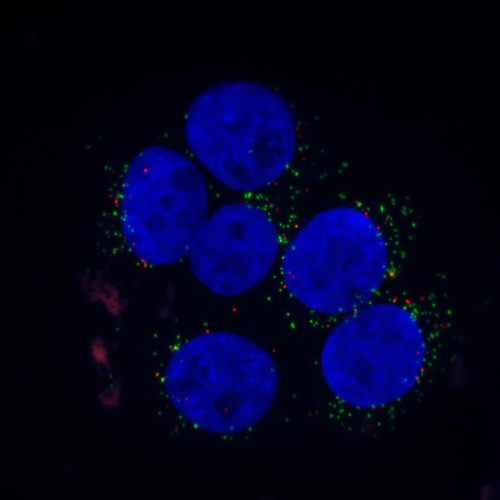
%> input picture lab_5/C9minpeps2.bmp, 1000 x 1000 px (shown at 1/2 size)
$ octave DemoG.m   (GNU Octave 9; MATLAB toolbox functions it lacks are replaced by stand-ins)
%> lines starting %> are read from the running program, lines starting %| are printed output that depends on the picture; in (x1, y1, x2, y2) boxes, pixels count from 0 and x2, y2 are one past the last pixel; in counts of white or black regions, pixels touching at a corner belong together; the program's own positions count from 1
### lab_5/mid_way.m
function outT = mid_way(histo, startT)
% Calculates a threshold value from a histogram using the mid-way method.
%
% histo: A 1D array histogram.
% The histogram bins must correspond to gray value 0, 1, 2,...
% startT: start threshold
% outT: the calculated threshold (integer)
%
% Programmed by Maria Magnusson 2018-08

num = length(histo);
t0 = floor(startT);
t1 = t0;
t0 = t1+2; % cannot be the same when entering the loop

% Calculate the threshold
%------------------------
while abs(t0-t1) > 0.5

  t0 = t1;

  % Calculate mean for the lower part of the histogram
  %---------------------------------------------------
  lowersum1 = sum(histo(1:t0+1).*[0:t0]);
  lowersum2 = sum(histo(1:t0+1));
  if lowersum2 ~= 0
    mean0 = lowersum1/lowersum2;
  else
    error('Cannot calculate new threshold');
  end;

  % Calculate mean for the upper part of the histogram
  %---------------------------------------------------
  uppersum1 = sum(histo(t0+2:num).*[t0+1:num-1]);
  uppersum2 = sum(histo(t0+2:num));
  if uppersum2 ~= 0
    mean1 = uppersum1/uppersum2;
  else
    error('Cannot calculate new threshold');
  end;

  % Calculate new threshold
  %------------------------
  t1 = floor((mean0+mean1)/2);

end;

outT = t1;

### lab_5/min_error.m
function outT = min_error(histo, startT)

num = length(histo);
p = histo / sum(histo);
t0 = floor(startT);
t1 = t0;
t0 = t1+2; % cannot be the same when entering the loop

% Calculate the threshold
%------------------------
while abs(t0-t1) > 0.5
    t0 = t1;

    % Lower probability
    P0_1= sum(p(1:t0+1));
    P0_2 = sum(p(1:end));
    if P0_2 ~= 0
        P0 = P0_1/P0_2;
    else
        error('Cannot calculate threshold')
    end

    % Upper probability
    P1_1 = sum(p(t0+2:end));
    P1_2 = sum(p(1:end));
    if P1_2 ~= 0
        P1 = P1_1/P1_2;
    else
        error('Cannot calculate threshold')
    end

    % Lower mean
    mu0_1 = sum(p(1:t0+1).*((0:t0)));
    mu0_2 = sum(p(1:t0+1));
    if mu0_2 ~= 0
        mu0 = mu0_1/mu0_2;
    else
        error('Cannot calculate threshold')
    end

    % Upper mean
    mu1_1 = sum(p(t0+2:end).*((t0+1:num-1)));
    mu1_2 = sum(p(t0+2:end));
    if mu1_2 ~= 0
        mu1 = mu1_1/mu1_2;
    else
        error('Cannot calculate threshold')
    end

    % Lower v
    v0_1 = sum(p(1:t0+1).*((0:t0) - mu0).^2);
    v0_2 = sum(p(1:t0+1));
    if v0_2 ~= 0
        v0 = v0_1/v0_2;
    else
        error('Cannot calculate threshold')
    end

    % Upper v
    v1_1 = sum(p(t0+2:end).*((t0+1:num-1) - mu1).^2);
    v1_2 = sum(p(t0+2:end));
    if v1_2 ~= 0
        v1 = v1_1/v1_2;
    else
        error('Cannot calculate threshold')
    end

    c_0 = -2 * log(P0/P1) + log(v0/v1) + (mu0^2)/v0 - (mu1^2)/v1; % T^0
    c_1 = 2*( -(mu0/v0) + (mu1/v1)); % T^1
    c_2 = (v1 - v0)/(v0 * v1); % T^2

    r = roots([c_2 c_1 c_0]);

    if r(1) > mu0 && r(1) < mu1
        t1 = round(r(1));
    else
        t1 = round(r(2));
    end
end

outT = t1-1;

### lab_5/DemoG.m
% ################################
% Cell segmentation, preliminary
% ################################

% Read a color image
% ==================
im1 = double(imread('C9minpeps2.bmp'));
figure(1), imshow(im1/255);
title('Original color image');

% Look at the three colour components RGB
% =======================================
im1r=im1(:,:,1); im1g=im1(:,:,2); im1b=im1(:,:,3);
im1bSmall = im1(200:800,200:800,3);
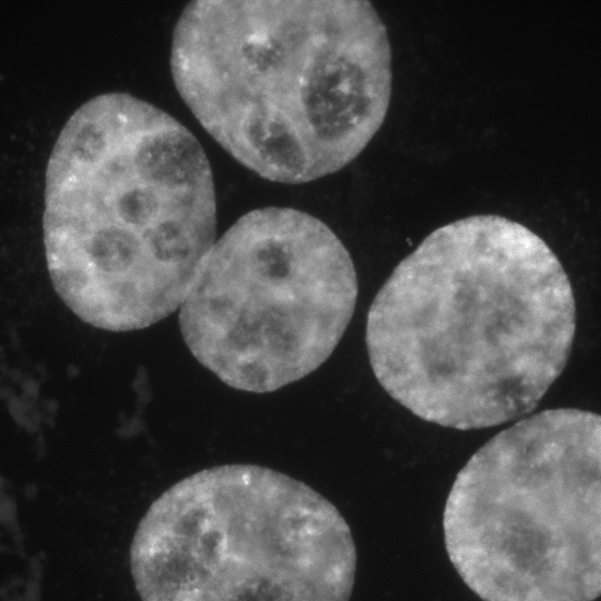
%> im1bSmall: size 601x601 double; min 4, max 255, mean 73.1
% [9 lines of commented-out code are left out]
histo = hist(im1bSmall(:),[0:255]);
%> histo = 256 values, max 15550 at index 16, min 0 at index 1, mean 1410.9
% figure(5), stem(histo);

%% ######################################################################

% Perform thresholding
% ====================
T = mean(mean(im1b));
%> T = 34.26

Tmid = mid_way(histo, T);
%> in mid_way, `t0 = floor(startT);`: t0 = 34
%> in mid_way, `t0 = t1+2;`: t0 = 36
%> the loop in mid_way, `while abs(t0-t1) > 0.5` made 4 passes
%> (t0, lowersum1, lowersum2, mean0, uppersum1, uppersum2, mean1, t1) on passes 1 to 4: (34, 2923011, 177206, 16.49, 23479240, 183995, 127.6, 72), (72, 3542774, 189408, 18.7, 22859477, 171793, 133.1, 75), (75, 3629003, 190573, 19.04, 22773248, 170628, 133.5, 76), (76, 3661987, 191007, 19.17, 22740264, 170194, 133.6, 76)
%> in mid_way, `outT = t1;`: outT = 76
%> Tmid = 76
Tmin = min_error(histo, Tmid);
%> in min_error, `p = histo / sum(histo);`: p = 256 values, max 0.0431 at index 16, min 0 at index 1, mean 0.00391
%> in min_error, `t0 = t1+2;`: t0 = 78
%> the loop in min_error, `while abs(t0-t1) > 0.5` made 6 passes
%> (t0, P0_1, P0, P1_1, P1, mu0_1, mu0_2, mu0) on passes 1 to 6: (76, 0.529, 0.529, 0.471, 0.471, 10.14, 0.529, 19.17), (57, 0.513, 0.513, 0.487, 0.487, 9.05, 0.513, 17.64), (45, 0.505, 0.505, 0.495, 0.495, 8.67, 0.505, 17.16), (41, 0.502, 0.502, 0.498, 0.498, 8.51, 0.502, 16.96), (39, 0.499, 0.499, 0.501, 0.501, 8.41, 0.499, 16.85), (38, 0.498, 0.498, 0.502, 0.502, 8.36, 0.498, 16.78)
%> in min_error, `outT = t1-1;`: outT = 37
%> Tmin = 37

im1bT = im1b > Tmin;
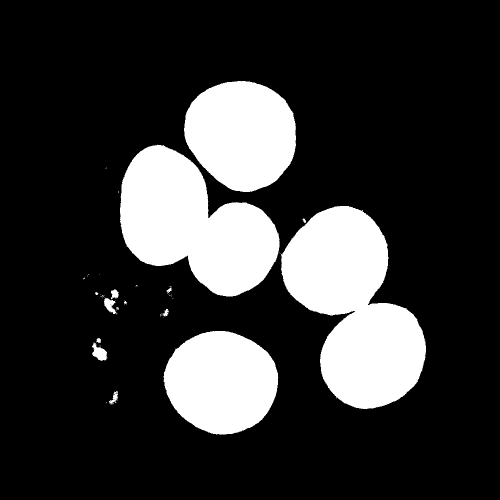
%> im1bT: size 1000x1000 logical (shown at 1/2 size); 20.5% white; 48 white regions (34 under 20 px), largest, box (x1, y1, x2, y2) and area: (561, 412, 852, 818) 70162, (240, 289, 559, 593) 58655, (368, 162, 592, 384) 38272
% figure(6), imagesc(im1bT), axis image, colormap(gray), colorbar;
% title('After thresholding');

% Perform opening
% ===============
im1bTmorph = bwareaopen(im1bT, 800); % automate P value?
%> im1bTmorph: size 1000x1000 logical; 20.4% white; 4 white regions, box (x1, y1, x2, y2) and area: (561, 412, 852, 818) 70162, (240, 289, 559, 593) 58655, (368, 162, 592, 384) 38272, (327, 662, 557, 869) 36458
% figure(7), imagesc(im1bTmorph), axis image, colormap(gray), colorbar;
% title('After morphological processing');

%% ######################################################################

% Compute the distance transform within the cells
% ===============================================
bw = im1bTmorph;
D = bwdist(~bw);
% figure(8), imagesc(D); axis image, colormap(jet), colorbar;
% title('Distance transform of ~bw');
% colormap(jet), colorbar;

% Multiply the distance transform with -1
% and set pixels outside to the min-value.
% This is the desired landscape.
% ========================================
Dinv = -D;
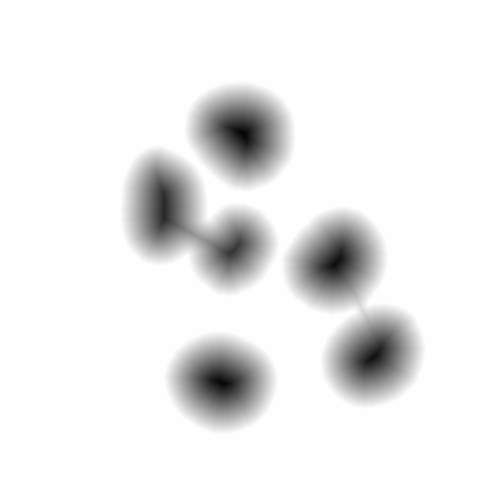
%> Dinv: size 1000x1000 single (shown at 1/2 size); min -103.6, max 0, mean -7.06; drawn with min black and max white
Dinv(~bw) = min(min(Dinv));
% figure(9), imagesc(Dinv), axis image, colormap(jet), colorbar;
% title('Landscape 1');
% colormap(jet), colorbar;
%% ==========================
% Convolve with laplace filter
F = [-2 -4 -4 -4 -2;
     -4  0  8  0 -4;
     -4  8 24  8 -4;
     -4  0  8  0 -4;
     -2 -4 -4 -4 -2]/64;
im1rConv = conv2(F, im1r);
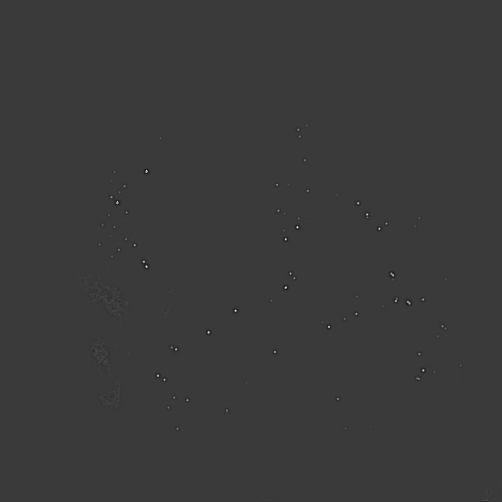
%> im1rConv: size 1004x1004 double (shown at 1/2 size); min -29.97, max 100.4, mean 0; drawn with min black and max white
figure(10), imagesc(im1rConv), axis image, colormap("gray"), colorbar;
title('Neg Laplace Filtered Red image');

%% ===========================
% Detect red padlock signals by threshold mult.
histo = hist(im1rConv(:),[0:255]);
%> histo = 256 values, max 995997 at index 1, min 0 at index 73, mean 3937.6

im1rConvT = im1rConv > 35;
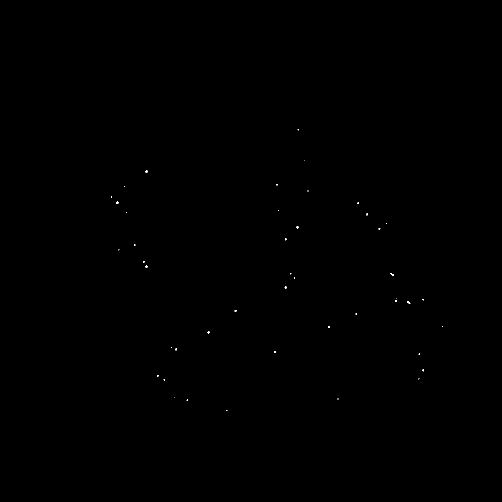
%> im1rConvT: size 1004x1004 logical (shown at 1/2 size); 0.04% white in thin lines or dots, all inside (x1, y1, x2, y2) = (222, 258, 886, 822)

im1rConvTmult = im1rConv .* im1rConvT;

figure(6), imagesc(im1rConvT), axis image, colormap(gray), colorbar;
title('After thresholding');

figure(8), imagesc(im1rConvTmult), axis image, colormap(gray), colorbar;
title('After thresholding and mult');

im1rConvTmultMax = imregionalmax(im1rConvTmult);
%> im1rConvTmultMax: size 1004x1004 logical; 0% white in thin lines or dots, all inside (x1, y1, x2, y2) = (223, 259, 886, 821)
figure(9), imagesc(im1rConvTmultMax), axis image, colormap(gray), colorbar;
title('After thresholding and mult and max');

sum(sum(im1rConvTmultMax))
%> ans = 49

SE4 = [0 1 0;
       1 1 1;
       0 1 0];
SE8 = [1 1 1;
       1 1 1;
       1 1 1];

im1rConvTmultMaxDilated = im1rConvTmultMax;
for i=1:5
    im1rConvTmultMaxDilated = imdilate(im1rConvTmultMaxDilated, SE8);
    im1rConvTmultMaxDilated = imdilate(im1rConvTmultMaxDilated, SE4);
end
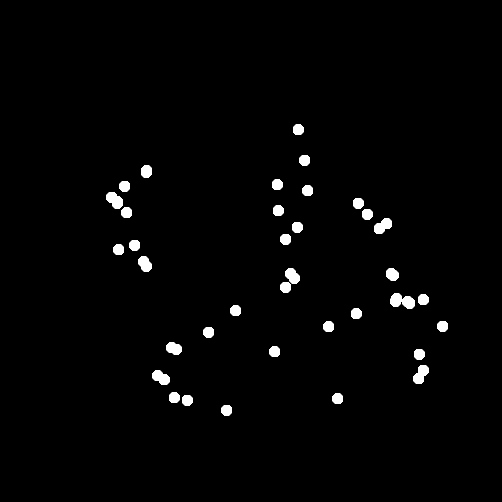
%> im1rConvTmultMaxDilated: size 1004x1004 logical (shown at 1/2 size); 1.6% white; 37 white regions, largest, box (x1, y1, x2, y2) and area: (827, 730, 857, 768) 742, (213, 384, 245, 417) 735, (748, 437, 784, 468) 726
im1rConvTmultMaxDilatedPunched = im1rConvTmultMaxDilated - im1rConvTmultMax;
%> im1rConvTmultMaxDilatedPunched: size 1004x1004 double; values 0 (black) and 1 (white), 1.6% white; 37 white regions, largest, box (x1, y1, x2, y2) and area: (827, 730, 857, 768) 740, (213, 384, 245, 417) 732, (748, 437, 784, 468) 724
im1rConvTmultMaxDilatedPunchedCirles = bwmorph(im1rConvTmultMaxDilatedPunched, 'shrink', inf);
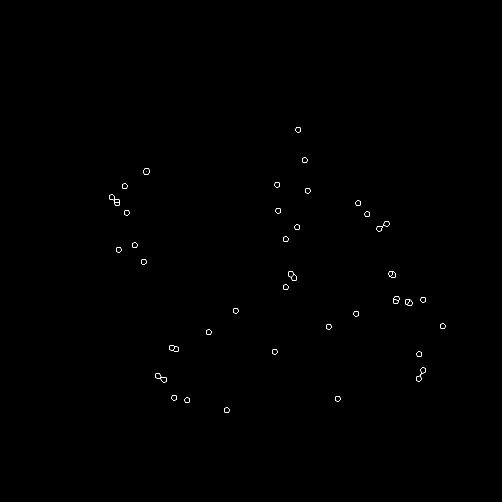
%> im1rConvTmultMaxDilatedPunchedCirles: size 1004x1004 logical (shown at 1/2 size); 0.15% white in thin lines or dots, all inside (x1, y1, x2, y2) = (218, 254, 891, 826)

figure, imagesc(im1rConvTmultMaxDilatedPunchedCirles), axis image, colormap(gray), colorbar;
title('Circles');
